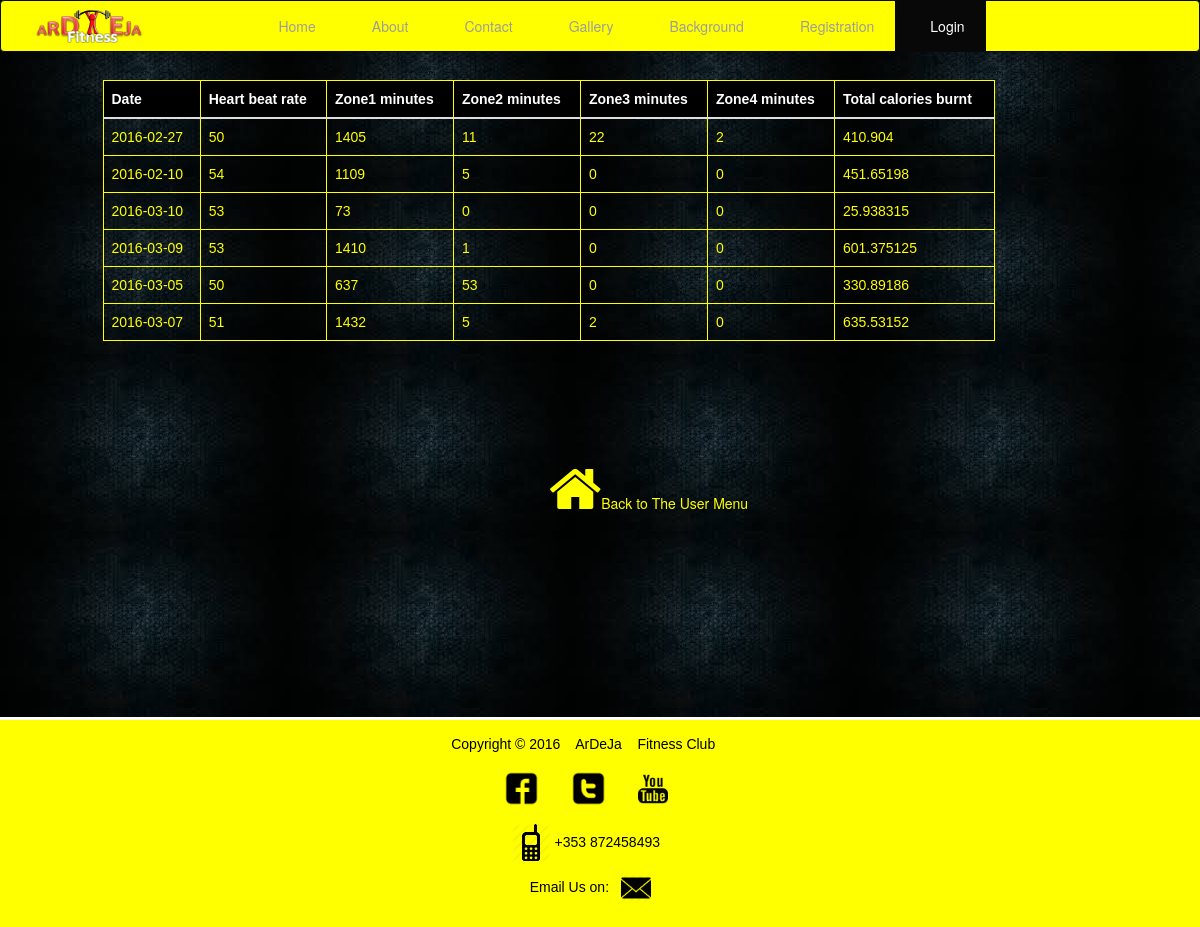
Screenshot of /fitbit_progress_display.php (signed in) with the database file from the repository.
### tables this page shows
CREATE TABLE `fitbit_tracker` (
  `id` int(11) NOT NULL,
  `user_id` int(11) NOT NULL,
  `date` varchar(20) NOT NULL,
  `heart_beat_rate` int(11) NOT NULL,
  `zone1_minutes` int(11) DEFAULT NULL,
  `zone2_minutes` int(11) DEFAULT NULL,
  `zone3_minutes` int(11) DEFAULT NULL,
  `zone4_minutes` int(11) DEFAULT NULL,
  `total_calories_burnt` double DEFAULT NULL
);

### include/current_page.php (called while the page is built, shortened)
<?php
    $index_current = '';
	$about_current = '';
    $contact_current = '';
    $gallery_current = '';
    $background_current = '';
	$registration_current = '';
?>

### fitbit_progress_display.php (the view, shortened to what this page needs)
<html lang="en">
    <head>
        <link rel="stylesheet" href="https://maxcdn.bootstrapcdn.com/font-awesome/4.5.0/css/font-awesome.min.css">
    </head>
<body>
<?php
	$id = $_SESSION['user_id'];
	require_once('include/current_page.php');
	$login_current = 'class = "active"';
	require_once("include/navigation_part.php");
	echo '<div class="row"><div class="col-md-9 col-md-offset-1">	<br><br><br><br> <table class="table"><thead><tr>';
	echo '<th> Date </th>';
	echo '<th> Heart beat rate </th><th> Zone1 minutes </th><th> Zone2 minutes </th><th> Zone3 minutes </th>';
	echo '<th> Zone4 minutes </th><th>Total calories burnt </th></tr> </thead><tbody>';
	$conn = mysqli_connect('localhost', 'artur', 'Torres1982', 'main_project');
	$sql = "SELECT id, user_id, date, heart_beat_rate, zone1_minutes, zone2_minutes, zone3_minutes, zone4_minutes, total_calories_burnt FROM fitbit_tracker WHERE user_id =$id";
	$result = mysqli_query($conn, $sql);
		if (mysqli_num_rows($result) > 0) {
			while ($row = mysqli_fetch_array($result)) {
				echo " <tr><td  class='yellow'> " . $row["date"] . " </td><td  class='yellow'> " . $row["heart_beat_rate"] . " </td><td class='yellow'> " . $row["zone1_minutes"] . " </td><td class='yellow'> " . $row["zone2_minutes"] . " </td><td class='yellow'> " . $row["zone3_minutes"] . " </td><td class='yellow'> " . $row["zone4_minutes"] . "</td><td class='yellow'> " . $row["total_calories_burnt"] . " </tr> ";
			}
		}
?>
</tbody>
</table>
</div>
</div>
<div class="row" id="formField">
    <div class="col-md-8 col-md-offset-2">
        <div class="col-md-4 col-md-offset-5"><a class="yellow" href="loginSuccess.php"><i class="fa fa-home fa-4x"></i>Back
                to The User Menu</a></div>
    </div>
</div>
<?php
	require_once("include/footer_part.php");
?>
</body>
</html>

### include/navigation_part.php (shortened to what this page needs)
<div class = "navbar-wrapper">
	<nav class = "navbar navbar-inverse" role = "navigation">
		<div class = "container-fluid">
			<div class = "navbar-header">
				<img src = "images/ardeja_logo.png" id = "logo" alt = "Fitness Logo" width = "110" height = "36">
				<a href = "#" class = "navbar-brand"> </a>
			</div>
			<div id = "navbar" class = "navbar-collapse collapse">
				<ul class = "nav navbar-nav">
					<li <?php echo $index_current; ?>><a href = "index.php"> Home </a></li>
					<li <?php echo $about_current; ?>><a href = "about.php"> About </a></li>
					<li <?php echo $contact_current; ?>><a href = "contact.php"> Contact </a></li>
					<li <?php echo $gallery_current; ?>><a href = "gallery.php"> Gallery </a></li>
					<li <?php echo $background_current; ?>><a href = "background.php"> Background </a></li>
					<li <?php echo $registration_current; ?>><a href = "registration.php"> Registration </a></li>
					<li <?php echo $login_current; ?>><a href = "login.php"> Login </a></li>
				</ul>
			</div>
		</div>
	</nav>
</div>

### include/footer_part.php
<footer id = "footer1">
	<section class = "text-center">
		<div id = "contact_info">
			<p>
				Copyright &copy; 2016 &nbsp;&nbsp; ArDeJa &nbsp;&nbsp; Fitness Club
			</p>
		</div>
			<p>
				<a href = "https://www.facebook.com/FitnMotivation" target = "tab">
					<img src = "images/facebook_logo.png" alt = "Facebook Logo" height = "35" class = "img_1">
				</a>
				<a href = "https://twitter.com/fitnessireland" target = "tab">
					<img src = "images/twitter_logo.png" alt = "Facebook Logo" height = "35" class = "img_1">
				</a>
				<a href = "https://www.youtube.com/watch?v=fcN37TxBE_s" target = "tab">
					<img src = "images/you_tube_logo.png" alt = "Facebook Logo" height = "30" class = "img_1">
				</a>
			</p>
		<div id = "mobile">
			<p>
				<img src = "images/mobile.png" alt = "Mobile Logo">
				+353 872458493
			</p>
		</div>
		<div id = "email">
			<p>
				Email Us on:&nbsp;&nbsp;
				<a href = "mailto:ardeja@fitness.ie">
					<img src = "images/email.png" alt = "Email Logo" height = "30">
				</a>
			</p>
		</div>
	</section>
</footer>

### css/navigation.css (style rules this page uses)
.navbar-wrapper { position: absolute; top: 0px; left: 0px; width: 100%; height: 50px; }
.navbar-brand { padding-left: 1.8em; }
.navbar .navbar-nav { display: inline-block; float: none; margin-bottom: -.3em; }
.navbar .navbar-collapse { text-align: center; }
.navbar { background-color: yellow!important; z-index: 2; }
.navbar li { padding: 0; margin-right: 3em; }
.navbar a { padding-right: 1.5em!important; padding-left: 2.5em!important; margin-left: -3em!important; }
#logo { margin-top: .5em; }

### css/main.css (style rules this page uses)
body { background-image: url("../images/wallpaper.jpg"); }
img { border-radius: .8em; border: 1px solid yellow; }
.yellow { color: yellow; }

### css/footer.css (style rules this page uses)
footer { font-family: Verdana, Arial, 'sans-serif'; color: black; background-color: yellow; border-top: 3px solid white; margin-top: 1em!important; }
footer img { border-radius: 0!important; border: none!important; }
.img_1 { margin: .5em 2em .5em 0; }
#email { padding-bottom: 1em; margin-left: -1.4em; }
#mobile { margin-left: -2.1em; }
#contact_info { margin-left: -2.4em; }
.text-center { margin-top: 1em; }

### css/forms.css (style rules this page uses)
#formField { color: yellow; margin-top: 100px; margin-bottom: 200px; }

### css/fitbit_progress_display.css (style rules this page uses)
table, td, th { border: 0.1rem solid yellow; padding: 0.1rem; }
table { color: yellow; }

### css/table.css (style rules this page uses)
table { font-family: Verdana, Arial, 'sans-serif'; font-size: 1em; border: 1px solid yellow!important; border-radius: .8em!important; }
th { color: white; background-color: black; }
.yellow { color:yellow; }

### rows the page displays
fitbit_tracker: date "2016-02-27", heart_beat_rate "50", zone1_minutes "1405", zone2_minutes "11", zone3_minutes "22", zone4_minutes "2", total_calories_burnt "410.904"
fitbit_tracker: date "2016-02-10", heart_beat_rate "54", zone1_minutes "1109", zone2_minutes "5", zone3_minutes "0", zone4_minutes "0", total_calories_burnt "451.65198"
fitbit_tracker: date "2016-03-10", heart_beat_rate "53", zone1_minutes "73", zone2_minutes "0", zone3_minutes "0", zone4_minutes "0", total_calories_burnt "25.938315"
fitbit_tracker: date "2016-03-09", heart_beat_rate "53", zone1_minutes "1410", zone2_minutes "1", zone3_minutes "0", zone4_minutes "0", total_calories_burnt "601.375125"
fitbit_tracker: date "2016-03-05", heart_beat_rate "50", zone1_minutes "637", zone2_minutes "53", zone3_minutes "0", zone4_minutes "0", total_calories_burnt "330.89186"
fitbit_tracker: date "2016-03-07", heart_beat_rate "51", zone1_minutes "1432", zone2_minutes "5", zone3_minutes "2", zone4_minutes "0", total_calories_burnt "635.53152"
